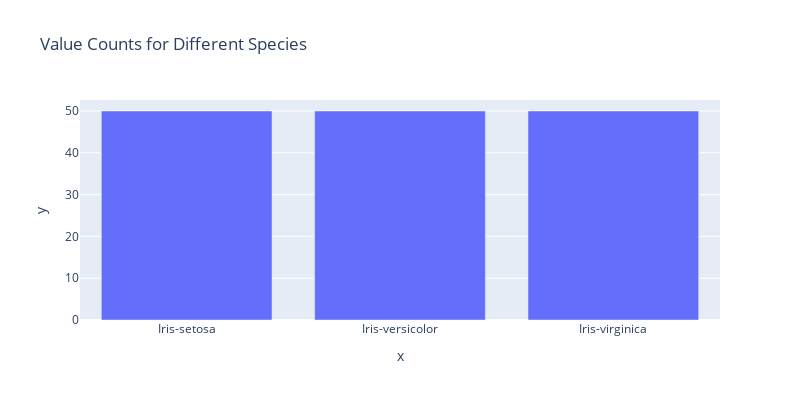

This figure's notebook cell:
### Code cell
fig = px.bar(x = ['Iris-setosa', 'Iris-versicolor', 'Iris-virginica'], y = iris_df['Species'].value_counts() , width = 800,height =400,title = 'Value Counts for Different Species',labels=['Species','Count'])
fig.show()

### Figure 1 — Plotly figure (JSON) as saved in the notebook; plotly's stock layout.template omitted (floating-point values rounded to 4 significant figures)
{"data": [{"alignmentgroup": "True", "hovertemplate": "x=%{x}<br>y=%{y}<extra></extra>", "legendgroup": "", "marker": {"color": "#636efa"}, "name": "", "offsetgroup": "", "orientation": "v", "showlegend": false, "textposition": "auto", "type": "bar", "x": ["Iris-setosa", "Iris-versicolor", "Iris-virginica"], "xaxis": "x", "y": [50, 50, 50], "yaxis": "y"}], "layout": {"barmode": "relative", "height": 400, "legend": {"tracegroupgap": 0}, "title": {"text": "Value Counts for Different Species"}, "width": 800, "xaxis": {"anchor": "y", "domain": [0, 1], "title": {"text": "x"}}, "yaxis": {"anchor": "x", "domain": [0, 1], "title": {"text": "y"}}}}
